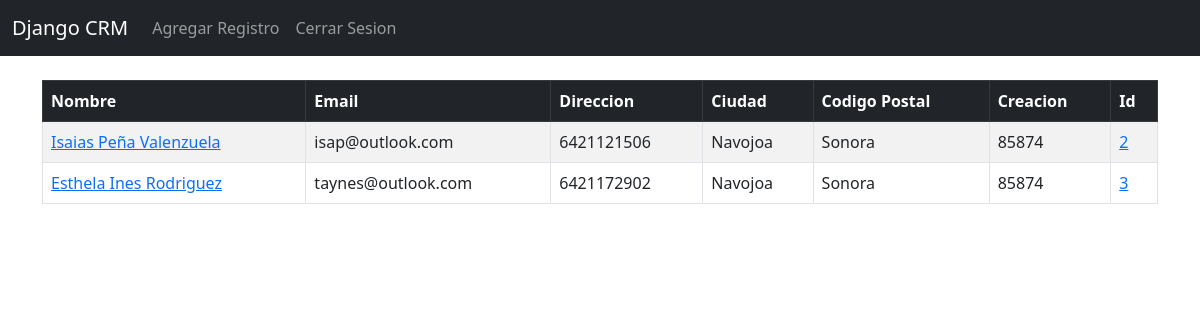
Screenshot of / (signed in) with the database file from the repository.
### website/models.py (models this page shows, shortened)
class Record(models.Model):
    created_at = models.DateTimeField(auto_now_add=True)
    first_name = models.CharField(max_length=50)
    last_name = models.CharField(max_length=50)
    email = models.CharField(max_length=100)
    phone = models.CharField(max_length=15)
    address = models.CharField(max_length=100)
    city = models.CharField(max_length=50)
    state = models.CharField(max_length=50)
    zipcode = models.CharField(max_length=20)

### website/views.py (the view)
# urls.py: 2. Add a URL to urlpatterns:  path('', views.home, name='home')
def home(request):
    records = Record.objects.all()
    if request.method == 'POST':
        username = request.POST['username']
        password = request.POST['password']
        user = authenticate(request, username=username, password=password)
        if user is not None:
            login(request, user)
            messages.success(request,"Has iniciado sesion")
            return redirect('home')
        else:
            messages.error(request,"Hay un error al iniciar sesion")
            return redirect('home')
    else:
        return render(request,'home.html',{'records':records})

### website/templates/home.html (shortened to what this page needs)
{% extends 'base.html' %}
{% block content %}
{% if user.is_authenticated %}
<table class="table table-striped table-hover table-bordered">
    <thead class="table-dark">
      <tr>
        <th scope="col">Nombre</th>
        <th scope="col">Email</th>
        <th scope="col">Direccion</th>
        <th scope="col">Ciudad</th>
        <th scope="col">Codigo Postal</th>
        <th scope="col">Creacion</th>
        <th scope="col">Id</th>
      </tr>
    </thead>
    <tbody>
        {% if records  %}
        {% for record in records %}
        <tr>
            <td><a href="{% url 'record' record.id %}">{{ record.first_name }}
            {{ record.last_name }}</a></td>
            <td>{{ record.email }}</td>
            <td>{{ record.phone }}</td>
            <td>{{ record.city }}</td>
            <td>{{ record.state }}</td>
            <td>{{ record.zipcode }}</td>
            <td><a href="{% url 'record' record.id %}">{{record.id}}</a></td>
        </tr>
        {% endfor %}
        {% endif %}
    </tbody>
</table>
{% endif %}
{% endblock %}

### website/templates/base.html (shortened to what this page needs)
<!doctype html>
<html lang="en">
  <head>
    <link href="https://cdn.jsdelivr.net/npm/bootstrap@5.3.0/dist/css/bootstrap.min.css" rel="stylesheet">
  </head>
  <body>
    {% include 'navbar.html' %}
    <div class="container">
      <br />
        {% block content %}
        {% endblock %}
    </div>
  </body>
</html>

### website/templates/navbar.html (shortened to what this page needs)
<nav class="navbar navbar-expand-lg navbar-dark bg-dark">
    <div class="container-fluid">
      <a class="navbar-brand" href="{% url 'home' %}">Django CRM</a>
      <div class="collapse navbar-collapse" id="navbarSupportedContent">
        <ul class="navbar-nav me-auto mb-2 mb-lg-0">
          {% if user.is_authenticated %}
          <li class="nav-item">
            <a class="nav-link" href="{% url 'add_record' %}">Agregar Registro</a>
          </li>
            <li class="nav-item">
              <a class="nav-link" href="{% url 'logout' %}">Cerrar Sesion</a>
            </li>
          {% endif %}
        </ul>
      </div>
    </div>
  </nav>

### rows the page displays
Record: first_name "Isaias", last_name "Peña Valenzuela", email "isap@outlook.com", phone "6421121506", city "Navojoa", state "Sonora", zipcode "85874", id "2"
Record: first_name "Esthela Ines", last_name "Rodriguez", email "taynes@outlook.com", phone "6421172902", city "Navojoa", state "Sonora", zipcode "85874", id "3"
